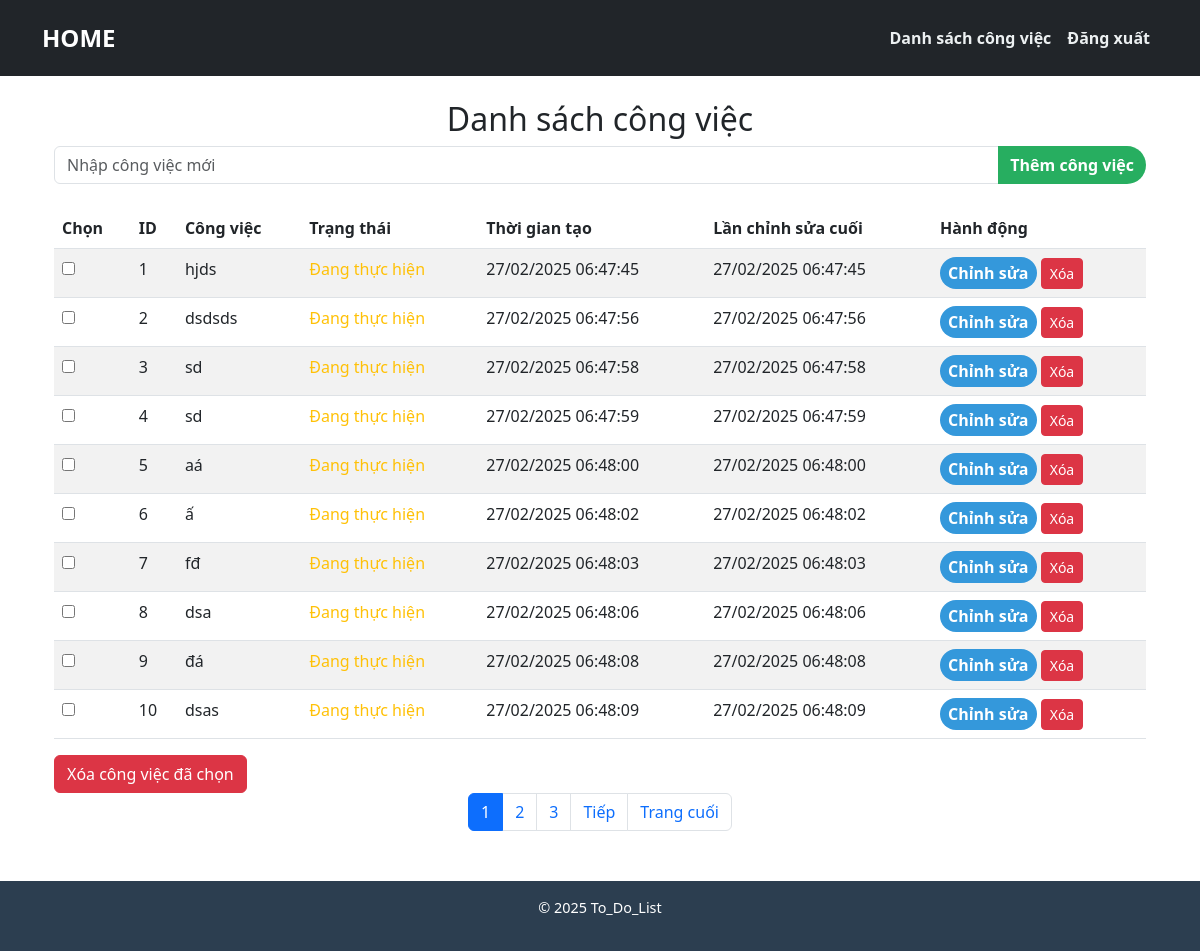
/to-do-list/ (signed in), run on the app's committed database.
### to_do_list/models.py (models this page shows, shortened)
class Task(models.Model):
    user = models.ForeignKey(settings.AUTH_USER_MODEL, on_delete=models.CASCADE)
    title = models.CharField(max_length=255)
    description = models.TextField(blank=True, null=True)
    completed = models.BooleanField(default=False)
    created_at = models.DateTimeField(auto_now_add=True)  # Tự động đặt khi tạo mới
    updated_at = models.DateTimeField(auto_now=True)  # Tự động cập nhật khi chỉnh sửa

### to_do_list/views.py (the view)
# urls.py: path('', include('to_do_list.urls')),
@login_required
def to_do_list(request):
    tasks_list = Task.objects.filter(user=request.user).order_by('id')
    paginator = Paginator(tasks_list, 10)  # 10 công việc mỗi trang
    page_number = request.GET.get('page')
    tasks = paginator.get_page(page_number)
    return render(request, 'to_do_list.html', {
        'tasks': tasks,
        'paginator': paginator,
    })

### to_do_list/templates/to_do_list.html (shortened to what this page needs)
{% extends "base.html" %}
{% block content %}
<div class="container mt-4">
    <h2 class="text-center">Danh sách công việc</h2>
    <form method="POST" action="{% url 'add_task' %}" class="mb-4">
        <div class="input-group">
            <input type="text" name="title" class="form-control" placeholder="Nhập công việc mới" required>
            <button type="submit" class="btn btn-success">Thêm công việc</button>
        </div>
    </form>
    <form method="POST" action="{% url 'delete_multiple_tasks' %}">
        <table class="table table-striped">
            <thead>
                <tr>
                    <th>Chọn</th>
                    <th>ID</th>
                    <th>Công việc</th>
                    <th>Trạng thái</th>
                    <th>Thời gian tạo</th>
                    <th>Lần chỉnh sửa cuối</th>
                    <th>Hành động</th>
                </tr>
            </thead>
            <tbody>
                {% for task in tasks %}
                <tr>
                    <td><input type="checkbox" name="task_ids" value="{{ task.id }}"></td>
                    <td>{{ task.id }}</td>
                    <td>{{ task.title }}</td>
                    <td>
                        {% if task.completed %}
                            <span class="text-success">Hoàn thành</span>
                        {% else %}
                            <span class="text-warning">Đang thực hiện</span>
                        {% endif %}
                    </td>
                    <td>{{ task.created_at|date:"d/m/Y H:i:s" }}</td>
                    <td>{{ task.updated_at|date:"d/m/Y H:i:s" }}</td>
                    <td>
                        <a href="{% url 'edit_task' task.id %}" class="btn btn-primary btn-sm">Chỉnh sửa</a>
                        <a href="{% url 'delete_task' task.id %}" class="btn btn-danger btn-sm">Xóa</a>
                    </td>
                </tr>
                {% endfor %}
            </tbody>
        </table>
        <button type="submit" class="btn btn-danger">Xóa công việc đã chọn</button>
    </form>
    <nav aria-label="Task pagination">
        <ul class="pagination justify-content-center">
            {% for num in tasks.paginator.page_range %}
                {% if num == tasks.number %}
                    <li class="page-item active">
                        <span class="page-link">{{ num }}</span>
                    </li>
                {% elif num > tasks.number|add:'-2' and num < tasks.number|add:'2' %}
                    <li class="page-item">
                        <a class="page-link" href="?page={{ num }}">{{ num }}</a>
                    </li>
                {% elif num == 1 or num == tasks.paginator.num_pages %}
                    <li class="page-item">
                        <a class="page-link" href="?page={{ num }}">{{ num }}</a>
                    </li>
                {% elif num == tasks.number|add:'-2' or num == tasks.number|add:'2' %}
                    <li class="page-item disabled">
                        <span class="page-link">...</span>
                    </li>
                {% endif %}
            {% endfor %}
            {% if tasks.has_next %}
                <li class="page-item">
                    <a class="page-link" href="?page={{ tasks.next_page_number }}">Tiếp</a>
                </li>
                <li class="page-item">
                    <a class="page-link" href="?page={{ tasks.paginator.num_pages }}">Trang cuối</a>
                </li>
            {% endif %}
        </ul>
    </nav>
</div>
{% endblock %}

### to_do_list/static/css/styles.css (style rules this page uses)
.btn-primary, .btn-success { border-radius: 50px; font-size: 1rem; font-weight: bold; transition: all 0.3s ease-in-out; }
.btn-primary { background: #3498db; border: none; }
.btn-success { background: #27ae60; border: none; }

### data on the page
Task: id "1", title "hjds", completed "Đang thực hiện", created_at "27/02/2025 06:47:45", updated_at "27/02/2025 06:47:45"
Task: id "2", title "dsdsds", completed "Đang thực hiện", created_at "27/02/2025 06:47:56", updated_at "27/02/2025 06:47:56"
Task: id "3", title "sd", completed "Đang thực hiện", created_at "27/02/2025 06:47:58", updated_at "27/02/2025 06:47:58"
Task: id "4", title "sd", completed "Đang thực hiện", created_at "27/02/2025 06:47:59", updated_at "27/02/2025 06:47:59"
Task: id "5", title "aá", completed "Đang thực hiện", created_at "27/02/2025 06:48:00", updated_at "27/02/2025 06:48:00"
Task: id "6", title "ấ", completed "Đang thực hiện", created_at "27/02/2025 06:48:02", updated_at "27/02/2025 06:48:02"
Task: id "7", title "fđ", completed "Đang thực hiện", created_at "27/02/2025 06:48:03", updated_at "27/02/2025 06:48:03"
Task: id "8", title "dsa", completed "Đang thực hiện", created_at "27/02/2025 06:48:06", updated_at "27/02/2025 06:48:06"
Task: id "9", title "đá", completed "Đang thực hiện", created_at "27/02/2025 06:48:08", updated_at "27/02/2025 06:48:08"
Task: id "10", title "dsas", completed "Đang thực hiện", created_at "27/02/2025 06:48:09", updated_at "27/02/2025 06:48:09"

### other printed values
{{ num }} "1"
{{ num }} "2"
{{ num }} "3"
